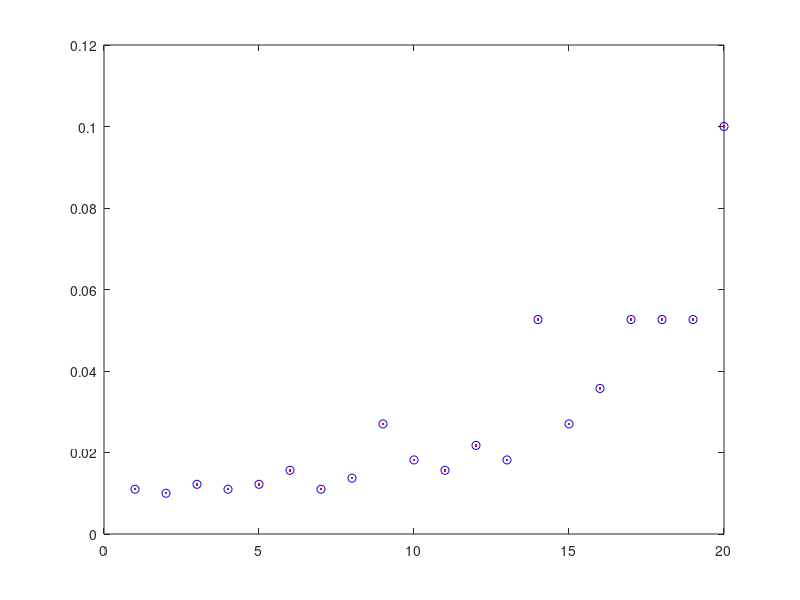
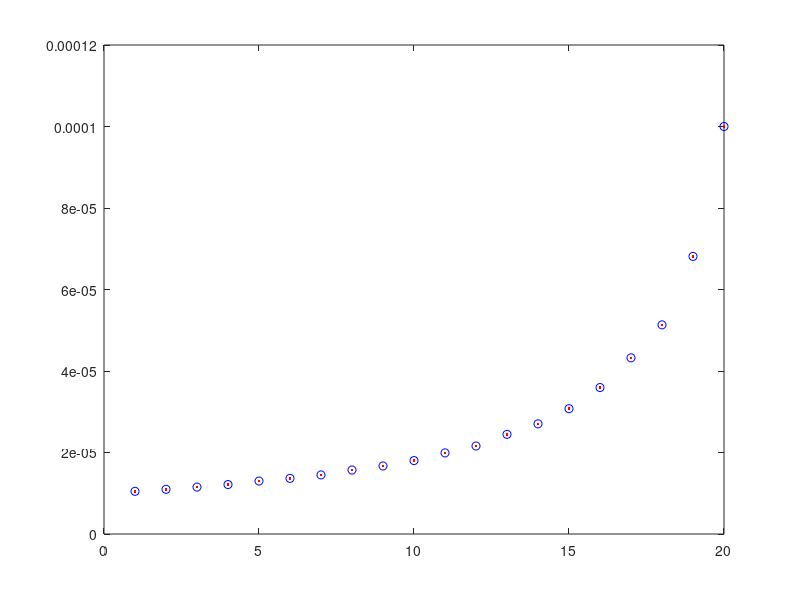

Source code (MATLAB) for these figures, in order:
clear all
close all
clc
n=10;
V1 = 0;
Vn = 1;
for i=1:2
for l = 1:20
    p1 = 0.05*l;
    p2 = 1-p1;
R = randsrc(1,n,[1 10;p1 p2]);   
B=zeros(3,n-1);
    for j = 1:n-1        
        if (j~=n-1)
            B(1,j)=(-1/R(j+1));
        else
            B(1,j)=0;
        end
        B(2,j)=((1/R(j))+(1/R(j+1)));
       if (j~=1) 
            B(3,j)=(-1/R(j));
       else
            B(3,j)=0;
       end        
    end
b = zeros(n-1,1);
b(1,1) = V1/R(1,1);
b(n-1,1) = Vn/R(1,n);

for k = 2:n-1
   B(2,k)=B(2,k)-B(1,k-1)*(B(3,k)/B(2,k-1));
   b(k,1)=b(k,1) - b(k-1,1)*(B(3,k)/B(2,k-1));
end
   %Back Substitution:
V(n-1,1) = b(n-1,1)/B(2,n-1);
for k = n-2:-1:1
     V(k,1)= (b(k,1)-B(1,k)* V(k+1,1))/B(2,k);
end
V(n) = 1;
H = double(V);
J(l) = H(1)/R(1);
figure(i);
plot(J,'.r');
hold on;
Re = sum(R);
current = 1/Re;
J1(l)=current;
Q = double(J1);
plot(Q,'ob');
hold off;
end
n=10000;
end